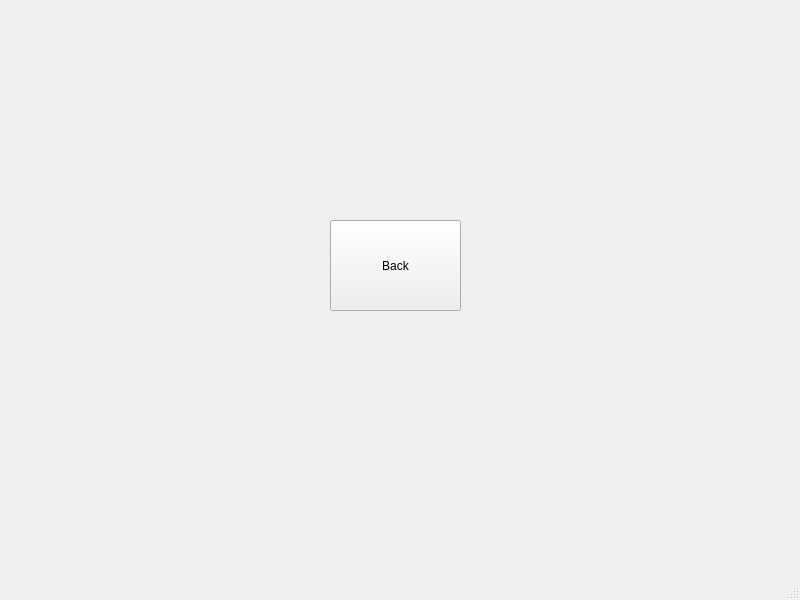
<?xml version="1.0" encoding="UTF-8"?>
<ui version="4.0">
 <class>MainWindow</class>
 <widget class="QMainWindow" name="MainWindow">
  <property name="geometry">
   <rect>
    <x>0</x>
    <y>0</y>
    <width>800</width>
    <height>600</height>
   </rect>
  </property>
  <property name="windowTitle">
   <string>MainWindow</string>
  </property>
  <widget class="QWidget" name="centralwidget">
   <widget class="QWidget" name="vidLeftMirror" native="true">
    <property name="geometry">
     <rect>
      <x>-1</x>
      <y>-1</y>
      <width>381</width>
      <height>551</height>
     </rect>
    </property>
   </widget>
   <widget class="QWidget" name="vidRightMirror" native="true">
    <property name="geometry">
     <rect>
      <x>410</x>
      <y>0</y>
      <width>391</width>
      <height>551</height>
     </rect>
    </property>
   </widget>
   <widget class="QPushButton" name="btnBack">
    <property name="geometry">
     <rect>
      <x>330</x>
      <y>220</y>
      <width>131</width>
      <height>91</height>
     </rect>
    </property>
    <property name="text">
     <string>Back</string>
    </property>
   </widget>
  </widget>
  <widget class="QMenuBar" name="menubar">
   <property name="geometry">
    <rect>
     <x>0</x>
     <y>0</y>
     <width>800</width>
     <height>22</height>
    </rect>
   </property>
  </widget>
  <widget class="QStatusBar" name="statusbar"/>
 </widget>
 <resources/>
 <connections/>
</ui>
